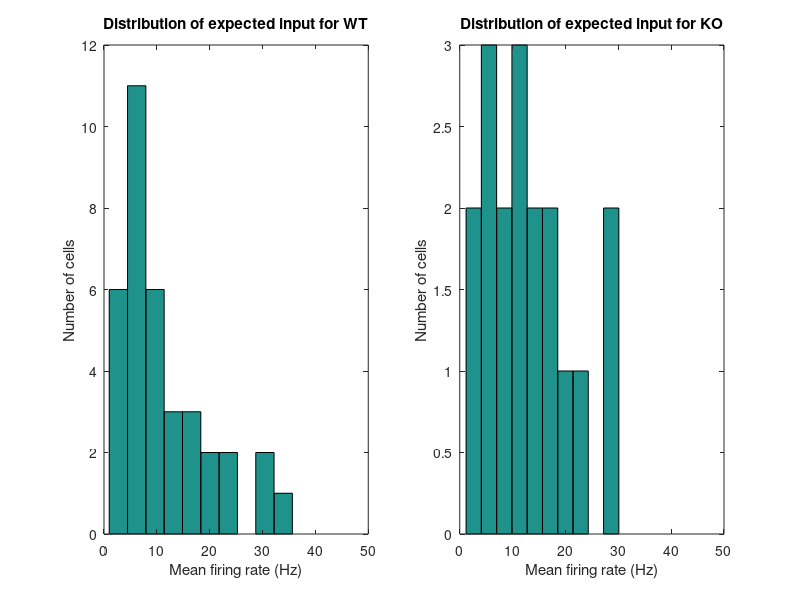
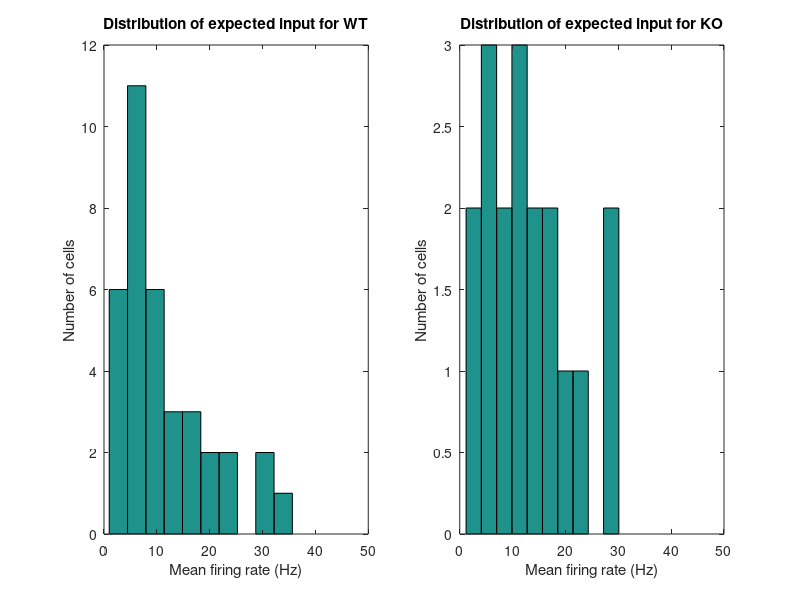
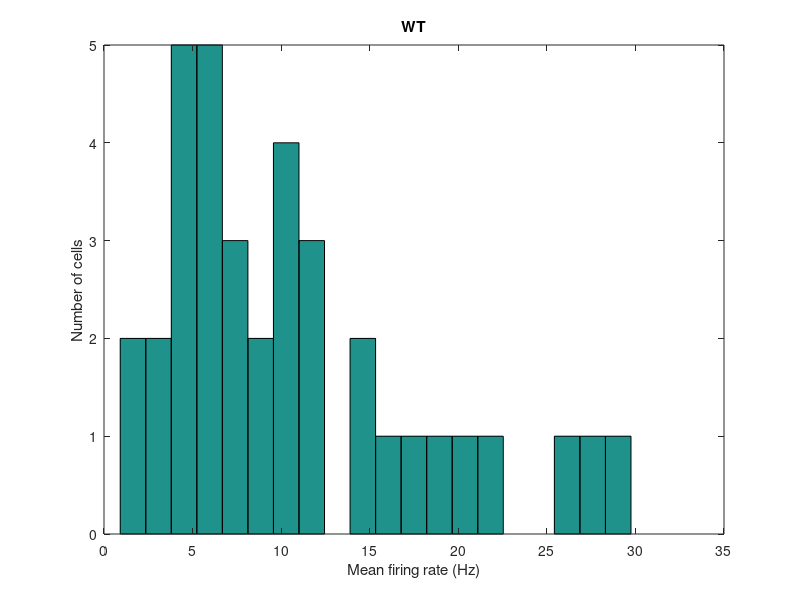
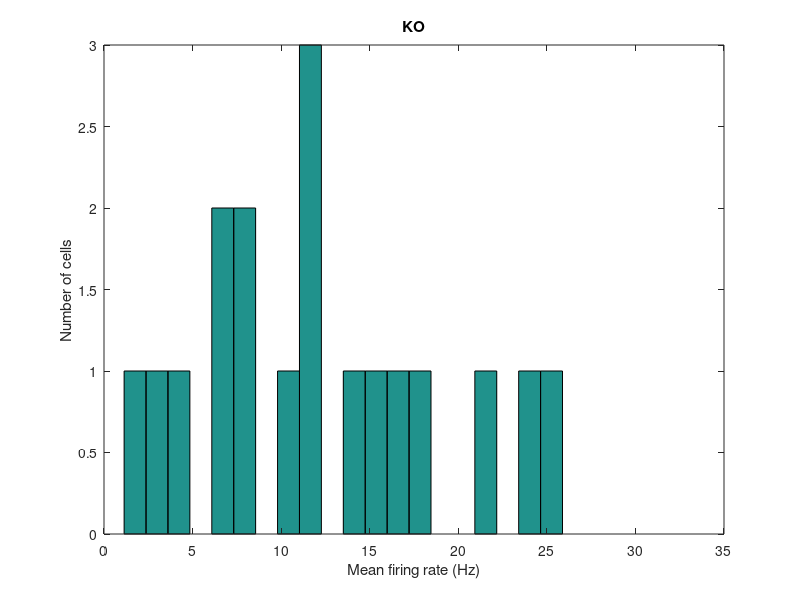

These charts were generated, in order, by the following MATLAB code: (Note: this script raises an error after producing the figures.)
%%%%%%%% Experimental Data Analysis
%%% Experiment data of base line activity (200 s during light off)
close all
WTWT_MS = [25.74821853	27.39890124
16.52706588	25.9163684
3.50543818	11.93101112
5.845730716	15.40425353
5.400675084	21.72911395
1.125140643	8.423298331
18.57732217	27.19027526
11.3064133	24.31725375
27.24840605	31.59219356
5.020627578	14.47925626
22.2127766	28.32763396
14.05675709	21.38098608
4.610576322	16.06268177
11.67145893	22.91561379
6.06575822	19.1599309
14.34179272	22.39785946
17.48218527	23.8527491
20.7575947	31.86267298
7.525940743	17.91221672
6.675834479	15.67482791
3.985498187	18.66560717
8.776097012	18.28861304
4.235529441	17.6278251
5.440680085	14.99529643
6.810851356	18.83897102
10.03625453	29.08088049
3.435429429	13.22282158
9.641205151	19.10890028
8.731091386	19.15905372
6.920865108	16.29030254
12.09151144	24.52680203
10.47130891	21.84684684
29.74871859	38.16396845
10.87635954	22.11881327
4.645580698	14.43167856
0.915114389	8.257100899
];

KOKO_MS = [6.755844481	15.90683901
10.16627078	20.22281133
3.340417552	12.33211359
1.135141893	7.571389928
8.501062633	20.41188695
11.92149019	25.84691186
12.17652207	21.86482018
11.53144143	23.12522809
15.49193649	24.50673476
24.41305163	32.46445587
16.42205276	26.14040405
6.165770721	16.70502284
18.35229404	30.58544215
4.170521315	13.69144952
21.0176272	30.56056366
25.8832354	34.68778861
14.4168021	24.95070003
8.521065133	19.42922795
];
 

WTWT =[25.74821853
16.52706588
3.50543818
5.845730716
5.400675084
1.125140643
18.57732217
11.3064133
27.24840605
5.020627578
22.2127766
14.05675709
4.610576322
11.67145893
6.06575822
14.34179272
17.48218527
20.7575947
7.525940743
6.675834479
3.985498187
8.776097012
4.235529441
5.440680085
6.810851356
10.03625453
3.435429429
9.641205151
8.731091386
6.920865108
12.09151144
10.47130891
29.74871859
10.87635954
4.645580698
0.915114389];

KOKO = [6.755844481
10.16627078
3.340417552
1.135141893
8.501062633
11.92149019
12.17652207
11.53144143
15.49193649
24.41305163
16.42205276
6.165770721
18.35229404
4.170521315
21.0176272
25.8832354
14.4168021
8.521065133];


%% Distribution of mean firing rate
fWT = figure; 
hist(WTWT, 20);
ylabel('Number of cells'); xlabel('Mean firing rate (Hz)'); title('WT');
xlim([0 35]);
fKO = figure; 
hist(KOKO,20); 
ylabel('Number of cells'); xlabel('Mean firing rate (Hz)'); title('KO');
xlim([0 35]);

%% 

sct_fg = figure; scatter(WTWT_MS(:,1),WTWT_MS(:,2),'b');
hold on; scatter(KOKO_MS(:,1),KOKO_MS(:,2),'r');
legend('WT','KO','Location','NorthWest');
title('Distribution of Mean and sigma of real experiment data')
xlabel('Mean average firing rate'); ylabel('sigma of mean firing rate'); 
% figure; hist(WTWT_MS(:,2) ./ WTWT_MS(:,1), 30 ); title('WT sig/mean'); xlabel('Average firing rate (Hz)'); ylabel('Number of cell');
% figure; hist(KOKO_MS(:,2) ./ KOKO_MS(:,1), 30); title('KO sig/mean'); xlabel('Average firing rate (Hz)'); ylabel('Number of cell');
% 

%% fit with polyval 
p = polyfit(WTWT_MS(:,1),WTWT_MS(:,2),3)
xx = 0:1:35;
yy = polyval(p,xx);
figure(sct_fg); hold on;
plot(xx,yy,'b')

p2 = polyfit(KOKO_MS(:,1),KOKO_MS(:,2),3) % 2 for power 2 , 3- for power3

xx = 0:1:35;
yy = polyval(p2,xx);
figure(sct_fg); hold on;
plot(xx,yy,'r')


%all
sct_fg = figure; scatter(WTWT_MS(:,1),WTWT_MS(:,2),'b');
hold on; scatter(KOKO_MS(:,1),KOKO_MS(:,2),'r');
legend('WT','KO','Location','NorthWest');
title('Distribution of Mean and sigma of real experiment data')
xlabel('Mean average firing rate'); ylabel('sigma of mean firing rate'); 
%fit all
all_MU = [KOKO_MS(:,1); WTWT_MS(:,1)];
all_SIG = [KOKO_MS(:,2); WTWT_MS(:,2)];
pp = polyfit(all_MU,all_SIG , 2)
% 0.8500   11.7696 
xx = 0:1:35;
yy = polyval(pp,xx);
figure(sct_fg); hold on;
plot(xx,yy,'k')


%% all data analysis
figure; 
hist(all_MU, 20);
xlabel('Average output firing rate')
ylabel('Number of Cells')
title({'Distribution of average firing rate measured in experiment',['min = ' num2str(min(all_MU)) ', med = ' num2str(median(all_MU)) ', max = ' num2str(max(all_MU))]})
%%%    21.0406
figure(sct_fg); scatter(median(all_MU),polyval(pp,median(all_MU)),80,'*k');

figure; 
hist(all_MU, 20);
xlabel('Average output firing rate')
ylabel('Number of Cells')
title('Distribution of average firing rate measured in experiment')
%%

p = polyfit(WTWT_MS(:,1),WTWT_MS(:,2),1)
% p =
% 0.7866   12.3619 % p(1) is the slope and p(2) is the intercept of the linear predictor.
a = p(1); b = p(2);
xx = 0:1:35;
yy = a.*xx+b;
figure(sct_fg); hold on;
plot(xx,yy,'b')

p2 = polyfit(KOKO_MS(:,1),KOKO_MS(:,2),1)
% p =
% 0.9928   10.1768 % p(1) is the slope and p(2) is the intercept of the linear predictor.
a2 = p2(1); b2 = p2(2);
xx = 0:1:35;
yy = a2.*xx+b2;
figure(sct_fg); hold on;
plot(xx,yy,'r')

%fit all
pp = polyfit([KOKO_MS(:,1); WTWT_MS(:,1)], [KOKO_MS(:,2); WTWT_MS(:,2)], 1)
% 0.8500   11.7696 
a3 = pp(1); b3 = pp(2);
xx = 0:1:35;
yy = a3.*xx+b3;
figure(sct_fg); hold on;
plot(xx,yy,'k')

figure;
scatter(WTWT_MS(:,1),WTWT_MS(:,2),'b');
hold on; scatter(KOKO_MS(:,1),KOKO_MS(:,2),'r');
plot(xx,yy,'c');
xlabel('Mean firing rate'); ylabel('sigma of firing rate)')


%% Expected input for simulation
X = WTWT;
WT_Expected_input = 64.78 * exp(0.0147*X) - 64.67; 

X= KOKO;
KO_Expected_input = 64.78 * exp(0.0147*X) - 64.67 ; 


 Codename = 'deltThisFold'; %'PoisInputFr150403_leastW_newExp';
 dirLoc = [Codename '\'];
 mkdir(dirLoc)
% distribution of expected input
myl = 50 ; %myl = max(max(Input_FR_WT(:)), max(Input_FR_KO(:)));
fg_exp_in = figure; set(fg_exp_in, 'position',[ 420         319        1163         420]);
subplot(121); hist(WT_Expected_input,10); xlim([0 myl]);
ylabel('Number of cells'); xlabel('Mean firing rate (Hz)'); title('Distribution of expected input for WT');
subplot(122); hist(KO_Expected_input,10); xlim([0 myl]);
ylabel('Number of cells'); xlabel('Mean firing rate (Hz)'); title('Distribution of expected input for KO');
saveas(fg_exp_in,[dirLoc Codename '_ExpInDist.fig'],'fig');
saveas(fg_exp_in,[dirLoc Codename '_ExpInDist.jpg'],'jpg');
%% 
PoisInputFr_list_WT = WT_Expected_input;

PoisInputFr_list_KO = KO_Expected_input;

% y = datasample(data,k) returns k observations sampled uniformly at random, with replacement, from the data in data.
rng(1,'twister');

N_TRIAL = 30;  
N_CELL = 1150; 
Input_FR_WT = zeros(N_CELL, N_TRIAL);
Input_FR_KO = zeros(N_CELL, N_TRIAL);

for nn = 1 : N_TRIAL
    Input_FR_WT(:,nn) = datasample(PoisInputFr_list_WT,N_CELL);
    Input_FR_KO(:,nn) = datasample(PoisInputFr_list_KO,N_CELL);
    

TRIAL = nn;

% dlmwrite([dirLoc Codename '_WT_' num2str(TRIAL) '.txt'],[N_CELL; Input_FR_WT(:,nn)],'delimiter','\n')
% dlmwrite([dirLoc Codename '_KO_' num2str(TRIAL) '.txt'],[N_CELL; Input_FR_KO(:,nn)],'delimiter','\n')
disp('WRITE')

myl = 50;
fg_sample = figure; set(fg_sample, 'position',[ 420         319        1163         420]);
subplot(121); hist(Input_FR_WT(:,TRIAL),15); xlim([0 myl]);
ylabel('Number of cells'); xlabel('Mean firing rate (Hz)'); title('Distribution of sample expected input for WT');
subplot(122); hist(Input_FR_KO(:,TRIAL),15); xlim([0 myl]);
ylabel('Number of cells'); xlabel('Mean firing rate (Hz)'); title('Distribution of sample expected input for KO');
suptitle(['Trial' num2str(TRIAL)])
saveas(fg_sample,[dirLoc Codename '_' num2str(TRIAL) '.fig'],'fig')
saveas(fg_sample,[dirLoc Codename '_' num2str(TRIAL) '.jpg'],'jpg')
end


for nn = 1 : N_TRIAL 
    Sample_WT(:,nn) = datasample(WTWT,N_CELL);
    Sample_KO(:,nn) = datasample(KOKO,N_CELL);
    disp('-------------------------------------------------------------------')
    disp(['Trial # = ' num2str(nn)])
    disp(['WT: Sample mean = ' num2str(mean(Sample_WT(:,nn))) ', std = ' num2str(std(Sample_WT(:,nn)))]);
    disp(['KO: Sample mean = ' num2str(mean(Sample_KO(:,nn))) ', std = ' num2str(std(Sample_KO(:,nn)))]);
end
    